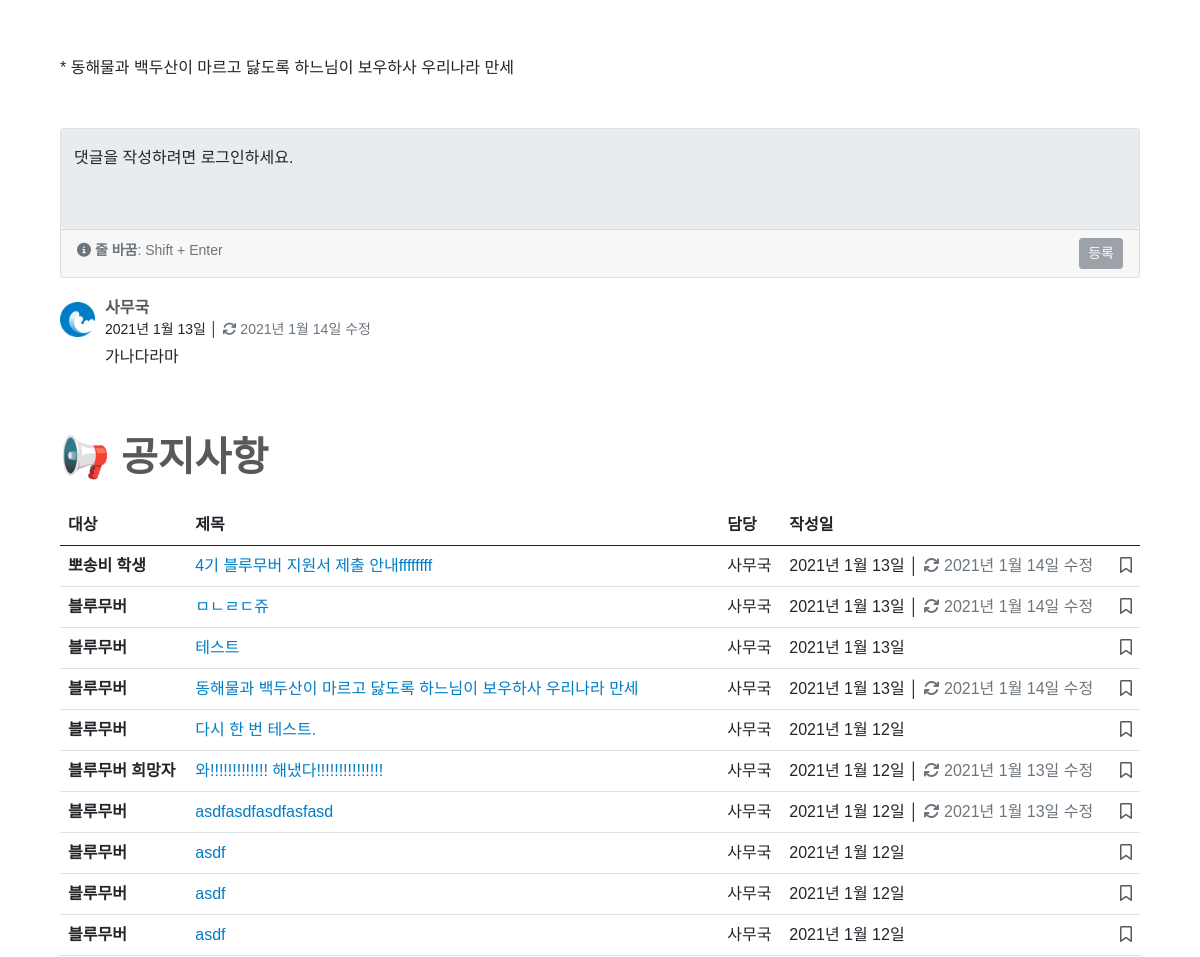
Page /notice/25/ (middle part) on the earlier database version.
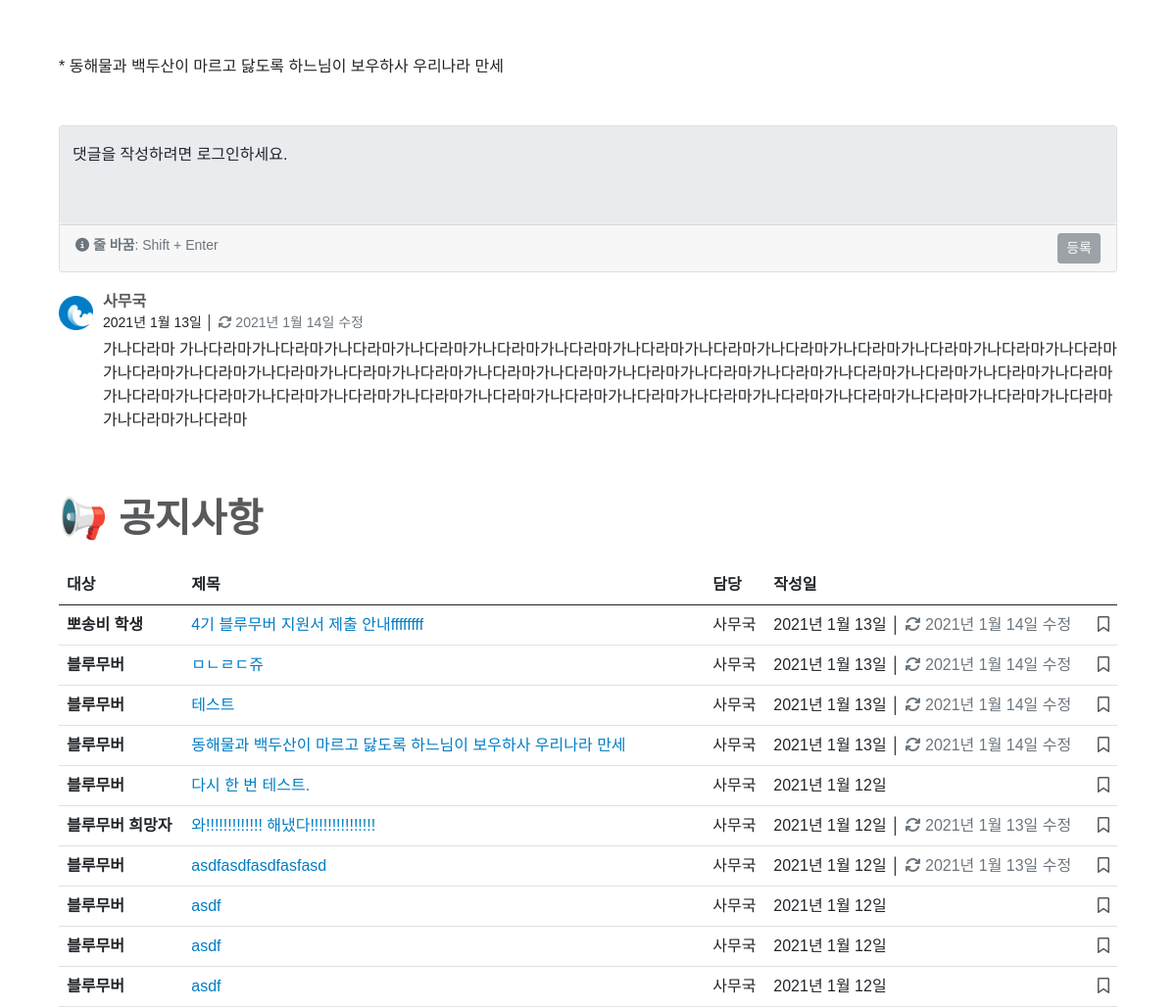
Same page on the later database version.
### notice/models.py (models this page shows, shortened)
class Notice(models.Model):
    CATEGORY_CHOICES = {
        ('bluemover', '블루무버'),
        ('applicant', '블루무버 희망자'),
        ('posongvi', '뽀송비 학생')
    }
    title = models.CharField(max_length = 50)
    writer = models.ForeignKey(User, on_delete=models.CASCADE)
    category = models.CharField(max_length = 50, choices = CATEGORY_CHOICES)
    content = RichTextField()
    image = models.ImageField(upload_to='images/')
    created_at = models.DateField(auto_now_add = True)
    updated_at = models.DateField(auto_now = True)
    favorite_user_set = models.ManyToManyField(User, blank=True, related_name="favorite_user_set", through="Favorite")

class Comment(models.Model):
    content = models.TextField(null = False)
    avatar_src = models.TextField(null = True)
    writer = models.ForeignKey(User, on_delete = models.CASCADE)
    notice = models.ForeignKey(Notice, on_delete=models.CASCADE, related_name='comments')
    created_at = models.DateField(auto_now_add = True)
    updated_at = models.DateField(auto_now = True)

### notice/views.py (the view)
# urls.py: path('<int:id>/', read, name='read'),
def read(request, id):
    notice = Notice.objects.get(pk=id)
    all_notices = Notice.objects.all().order_by('-id')
    all_comments = notice.comments.all().order_by('-id')
    page = request.GET.get('page', 1)
    paginator = Paginator(all_notices, 10)
    try:
        all_notices = paginator.page(page)
    except PageNotAnInteger:
        all_notices = paginator.page(1)
    except EmptyPage:
        all_notices = paginator.page(paginator.num_pages)
    return render(request, 'notice/read.html', {'notice': notice, 'all_notices': all_notices, 'all_comments': all_comments})

### notice/templates/notice/read.html (shortened to what this page needs)
{% extends 'base.html' %}
{% load static %}
{% block content %}
<main class="px-2 px-md-5">
    <div class="container-md my-5">
        <div id="editor" style="word-break: break-word;">{{ notice.content|safe }}</div>
    </div>
    <div class="container-md">
        <form id="commentForm" name="commentForm" action="{% url 'notice:create_comment' notice.id %}#commentBoxPosition" method="POST">
            <div class="card">
                <div class="form-floating">
                    <textarea class="form-control" placeholder="댓글을 입력하세요." id="content" name="content" style="border: none; height: 100px; resize: none;" {% if not user.is_authenticated %}disabled{% endif %}></textarea>
                    <label for="content">
                    </label>
                </div>
                <div class="card-footer d-flex justify-content-between">
                    <div>
                        <small class="align-middle" style="color: #6C757D;"><i class="fas fa-info-circle"></i> <span style="font-weight: 600;">줄 바꿈</span>: Shift + Enter</small>
                    </div>
                    <div>
                        <button type="submit" class="btn btn-secondary btn-sm" onclick="button_click();" {% if not user.is_authenticated %}disabled{% endif %}>등록</button>
                    </div>
                </div>
            </div>
        </form>
    </div>
    <div class="container-md">
        <div class="list-group list-group-flush mt-1">
            {% for comment in all_comments %}
            <div class="list-group-item px-0 py-3">
                <table style="border: none;">
                    <tr>
                        <td class="p-0" rowspan="2">
                            {% if comment.avatar_src == none or comment.avatar_src == '' %}
                            <img height="35" src="/static/images/favicons/favicon-96x96.png"/>
                            {% else %}
                            <img height="35" src="{{ comment.avatar_src|add:'-rg-br100' }}"/>
                            {% endif %}
                        </td>
                        <td class="p-0">
                            <h6 class="card-title my-0" style="font-weight: 600; color: #58595B; margin-left: 10px;">
                                {% if not comment.writer.first_name == '' %}
                                {{ comment.writer.last_name }}{{ comment.writer.first_name }}
                                {% else %}
                                {{ comment.writer }}
                                {% endif %}
                            </h6>
                        </td>
                    </tr>
                    <tr>
                        <td class="p-0">
                            <small class="card-subtitle mb-2" style="margin-left: 10px;">
                                {% if comment.created_at == comment.updated_at %}
                                {{ comment.created_at }}
                                {% else %}
                                {{ comment.created_at }} │ <span style="color: #6C757D;"><i class="fas fa-sync"></i> {{ comment.updated_at }} 수정</span>
                                {% endif %}
                            </small>
                        </td>
                    </tr>
                </table>
                <p class="card-text mt-1" style="white-space: pre-wrap; word-break: break-word; margin-left: 45px;">{{ comment.content }}</p>
            </div>
            {% empty %}
            <div class="text-center"><br><br><p style="color: #CCCCCC;"><i class="far fa-comment-dots"></i> 댓글이 없습니다.</p></div>
            {% endfor %}
        </div>
    </div>
    <div class="container-md mt-5">
        <h1 class="mb-4" style="font-weight: 600; color: #58595B;">📢 공지사항</h1>
        {% include 'shared/_noticetable.html' %}
    </div>
</main>
{% endblock %}

### home/templates/base.html (shortened to what this page needs)
{% load static %}
<!doctype html>
<html lang="ko">
    <head>
        <link href="/static/css/font.css" rel="stylesheet">
        <link href="https://cdn.jsdelivr.net/npm/bootstrap@5.0.0-beta1/dist/css/bootstrap.min.css" rel="stylesheet">
    </head>
    <body>
        {% block content %}{% endblock %}
    </body>
</html>

### home/templates/shared/_noticetable.html (shortened to what this page needs)
<div class="table-responsive" id="noticetable-table">
    <table class="table">
        <thead>
            <tr>
                <th scope="col">대상</th>
                <th scope="col">제목</th>
                <th scope="col">담당</th>
                <th scope="col">작성일</th>
                <th class="text-end" scope="col"></th>
            </tr>
        </thead>
        <tbody>
            {% for notice in all_notices %}
            <tr>
                <th scope="row">
                    {% if notice.category == 'bluemover' %}
                    블루무버
                    {% endif %}
                    {% if notice.category == 'posongvi' %}
                    뽀송비 학생
                    {% endif %}
                    {% if notice.category == 'applicant' %}
                    블루무버 희망자
                    {% endif %}
                </th>
                <td><a href="{% url 'notice:read' notice.id %}{{ request.get_full_path|cut:request.path }}" style="word-break: break-word; overflow: hidden; text-overflow: ellipsis; width: 500px; display: -webkit-box; -webkit-line-clamp: 1; -webkit-box-orient: vertical;">{{ notice.title }}</a></td>
                <td>
                    {% if not notice.writer.first_name == '' %}
                    {{ notice.writer.last_name }}{{ notice.writer.first_name }}
                    {% else %}
                    {{ notice.writer }}
                    {% endif %}
                </td>
                <td>
                    {% if notice.created_at == notice.updated_at %}
                    {{ notice.created_at }}
                    {% else %}
                    {{ notice.created_at }} │ <span style="color: #6C757D;"><i class="fas fa-sync"></i> {{ notice.updated_at }} 수정</span>
                    {% endif %}
                </td>
                <td>
                    {% if user.is_authenticated %}
                    <div class="text-end">
                        {% if not request.path == '/notice/' %}
                        <a class="bookmark" href="{% url 'notice:notice_favorite' notice.id %}?next={{ request.get_full_path }}#noticeTablePosition">
                        {% else %}
                        <a class="bookmark" href="{% url 'notice:notice_favorite' notice.id %}?next={{ request.get_full_path }}">
                        {% endif %}
                            {% if user in notice.favorite_user_set.all %}
                            <i class="fas fa-bookmark"></i>
                            {% else %}
                            <i class="far fa-bookmark"></i>
                            {% endif %}
                        </a>
                    </div>
                    {% else %}
                    <div class="text-end">
                        <a type="button" class="bookmark" data-bs-toggle="modal" data-bs-target="#tableloginModal">
                            <i class="far fa-bookmark"></i>
                        </a>
                    </div>
                    {% endif %}
                </td>
            </tr>
            {% empty %}
            <tr>
                <td colspan="5">
                    <div class="text-center"><br><h2 style="color: #CCCCCC; font-weight: 600;"><i class="far fa-folder-open"></i> 비어 있어요!</h2><p class="mb-4">공지사항이 없습니다.</p></div>
                </td>
            </tr>
            {% endfor %}
        </tbody>
    </table>
</div>

### home/templates/base.html (style rules this page uses)
body { min-height: 100vh; display: flex; flex-direction: column; }
main { flex: 1; }
a { color: #007DC5; text-decoration: none; }
.bookmark { color: #58595B; font-weight: 300; text-decoration: none; }
.btn-secondary { color: #FFFFFF; background-color: #58595B; border-color: #58595B; }

Differences in the rows shown:
changed Comment "사무국": content "가나다라마" → "가나다라마 가나다라마가나다라마가나다라마가나다라마가나다라마가나다라마가나다라마가나다라마가나다라마가나다라마가나다라마가나다라마가나다라마가나다라마가나다라마가나다라마가나다라마가나다라마가나다라마가나다라마가나다라마가나다라마가나다라마가나다라마가나다라마가나다라마가나다라마가나다라마가나다라마가나다라마가나다라마가나다라마가나다라마가나다라마가나다라마가나다라마가나다라마가나다라마가나다라마가나다라마가나다라마가나다라마가나다라마"
changed Notice "테스트": updated_at (not shown) → "2021년 1월 14일"
